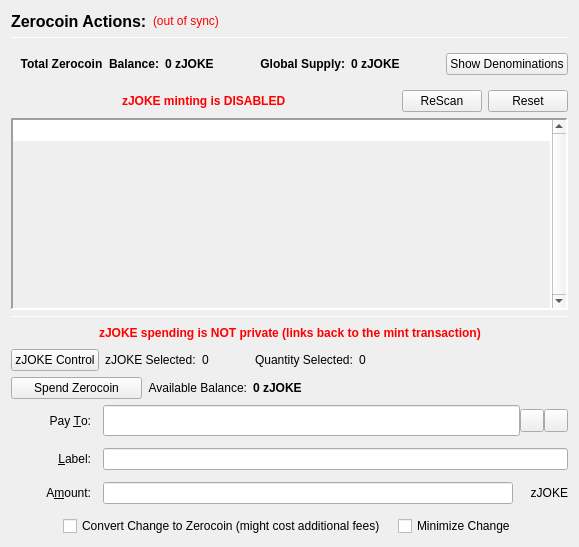
                  <widget class="QFrame" name="verticalFrameLeft">
                   <layout class="QVBoxLayout" name="verticalLayout_2">
                    <item>
                     <layout class="QVBoxLayout" name="verticalLayout_3">
                      <item>
                       <layout class="QHBoxLayout" name="horizontalLayout_3">
                        <item>
                         <widget class="QLabel" name="labelzJOKEActions">
                          <property name="font">
                           <font>
                            <pointsize>12</pointsize>
                            <weight>75</weight>
                            <bold>true</bold>
                           </font>
                          </property>
                          <property name="text">
                           <string>Zerocoin Actions:</string>
                          </property>
                          <property name="alignment">
                           <set>Qt::AlignLeading|Qt::AlignLeft|Qt::AlignVCenter</set>
                          </property>
                         </widget>
                        </item>
                        <item>
                         <widget class="QLabel" name="labelzJOKESyncStatus">
                          <property name="toolTip">
                           <string>The displayed information may be out of date. Your wallet automatically synchronizes with the JokeCoin network after a connection is established, but this process has not completed yet.</string>
                          </property>
                          <property name="styleSheet">
                           <string notr="true">QLabel { color: red; }</string>
                          </property>
                          <property name="text">
                           <string notr="true">(out of sync)</string>
                          </property>
                          <property name="alignment">
                           <set>Qt::AlignLeading|Qt::AlignLeft|Qt::AlignVCenter</set>
                          </property>
                         </widget>
                        </item>
                        <item>
                         <spacer name="horizontalSpacer">
                          <property name="orientation">
                           <enum>Qt::Horizontal</enum>
                          </property>
                          <property name="sizeHint" stdset="0">
                           <size>
                            <width>40</width>
                            <height>20</height>
                           </size>
                          </property>
                         </spacer>
                        </item>
                       </layout>
                      </item>
                      <item>
                       <widget class="Line" name="lineUpperLeft">
                        <property name="minimumSize">
                         <size>
                          <width>0</width>
                          <height>1</height>
                         </size>
                        </property>
                        <property name="maximumSize">
                         <size>
                          <width>16777215</width>
                          <height>1</height>
                         </size>
                        </property>
                        <property name="frameShadow">
                         <enum>QFrame::Sunken</enum>
                        </property>
                        <property name="orientation">
                         <enum>Qt::Horizontal</enum>
                        </property>
                       </widget>
                      </item>
                      <item>
                       <widget class="QFrame" name="balanceSupplyFrame">
                        <layout class="QHBoxLayout" name="horizontalLayout_2" stretch="0,0,0,1,0">
                         <property name="rightMargin">
                          <number>0</number>
                         </property>
                         <item>
                          <layout class="QHBoxLayout" name="horizontalLayout_34">
                           <item>
                            <widget class="QLabel" name="labelzAvailableText_3">
                             <property name="font">
                              <font>
                               <weight>75</weight>
                               <bold>true</bold>
                              </font>
                             </property>
                             <property name="toolTip">
                              <string>Total Balance including unconfirmed and immature zJOKE</string>
                             </property>
                             <property name="text">
                              <string>Total Zerocoin  Balance:</string>
                             </property>
                             <property name="alignment">
                              <set>Qt::AlignRight|Qt::AlignTrailing|Qt::AlignVCenter</set>
                             </property>
                            </widget>
                           </item>
                           <item>
                            <widget class="QLabel" name="labelzAvailableAmount_4">
                             <property name="minimumSize">
                              <size>
                               <width>40</width>
                               <height>0</height>
                              </size>
                             </property>
                             <property name="font">
                              <font>
                               <weight>75</weight>
                               <bold>true</bold>
                              </font>
                             </property>
                             <property name="toolTip">
                              <string>Total Balance including unconfirmed and immature zJOKE</string>
                             </property>
                             <property name="text">
                              <string>0 zJOKE</string>
                             </property>
                             <property name="alignment">
                              <set>Qt::AlignLeading|Qt::AlignLeft|Qt::AlignVCenter</set>
                             </property>
                            </widget>
                           </item>
                          </layout>
                         </item>
                         <item>
                          <spacer name="horizontalSpacer_32">
                           <property name="orientation">
                            <enum>Qt::Horizontal</enum>
                           </property>
                           <property name="sizeHint" stdset="0">
                            <size>
                             <width>40</width>
                             <height>20</height>
                            </size>
                           </property>
                          </spacer>
                         </item>
                         <item>
                          <layout class="QHBoxLayout" name="horizontalLayout_35">
                           <item>
                            <widget class="QLabel" name="labelZsupplyText_2">
                             <property name="font">
                              <font>
                               <weight>75</weight>
                               <bold>true</bold>
                              </font>
                             </property>
                             <property name="text">
                              <string>Global Supply:</string>
                             </property>
                             <property name="alignment">
                              <set>Qt::AlignRight|Qt::AlignTrailing|Qt::AlignVCenter</set>
                             </property>
                            </widget>
                           </item>
                           <item>
                            <widget class="QLabel" name="labelZsupplyAmount_2">
                             <property name="font">
                              <font>
                               <weight>75</weight>
                               <bold>true</bold>
                              </font>
                             </property>
                             <property name="text">
                              <string>0 zJOKE</string>
                             </property>
                            </widget>
                           </item>
                          </layout>
                         </item>
                         <item>
                          <spacer name="horizontalSpacer_31">
                           <property name="orientation">
                            <enum>Qt::Horizontal</enum>
                           </property>
                           <property name="sizeHint" stdset="0">
                            <size>
                             <width>40</width>
                             <height>20</height>
                            </size>
                           </property>
                          </spacer>
                         </item>
                         <item>
                          <widget class="QPushButton" name="pushButtonShowDenoms">
                           <property name="toolTip">
                            <string>Show zJOKE denominations list</string>
                           </property>
                           <property name="text">
                            <string>Show Denominations</string>
                           </property>
                          </widget>
                         </item>
                        </layout>
                       </widget>
                      </item>
                      <item>
                       <layout class="QHBoxLayout" name="horizontalLayout_4">
                        <item>
                         <spacer name="horizontalSpacer_2">
                          <property name="orientation">
                           <enum>Qt::Horizontal</enum>
                          </property>
                          <property name="sizeHint" stdset="0">
                           <size>
                            <width>40</width>
                            <height>20</height>
                           </size>
                          </property>
                         </spacer>
                        </item>
                        <item>
                         <widget class="QLabel" name="label">
                          <property name="styleSheet">
                           <string notr="true">color: red;
font-weight: bold;</string>
                          </property>
                          <property name="text">
                           <string>zJOKE minting is DISABLED</string>
                          </property>
                         </widget>
                        </item>
                        <item>
                         <spacer name="horizontalSpacer_3">
                          <property name="orientation">
                           <enum>Qt::Horizontal</enum>
                          </property>
                          <property name="sizeHint" stdset="0">
                           <size>
                            <width>40</width>
                            <height>20</height>
                           </size>
                          </property>
                         </spacer>
                        </item>
                        <item>
                         <widget class="QPushButton" name="pushButtonMintReset">
                          <property name="maximumSize">
                           <size>
                            <width>80</width>
                            <height>16777215</height>
                           </size>
                          </property>
                          <property name="toolTip">
                           <string>Rescan the complete blockchain for  Zerocoin mints and their meta-data.</string>
                          </property>
                          <property name="text">
                           <string>ReScan</string>
                          </property>
                         </widget>
                        </item>
                        <item>
                         <widget class="QPushButton" name="pushButtonSpentReset">
                          <property name="maximumSize">
                           <size>
                            <width>80</width>
                            <height>16777215</height>
                           </size>
                          </property>
                          <property name="toolTip">
                           <string>Reset Zerocoin Wallet DB. Deletes transactions that did not make it into the blockchain.</string>
                          </property>
                          <property name="text">
                           <string>Reset</string>
                          </property>
                         </widget>
                        </item>
                       </layout>
                      </item>
                      <item>
                       <widget class="QPlainTextEdit" name="TEMintStatus">
                        <property name="font">
                         <font>
                          <pointsize>8</pointsize>
                         </font>
                        </property>
                        <property name="toolTip">
                         <string>Status and/or Mesages from the last Mint Action.</string>
                        </property>
                        <property name="frameShape">
                         <enum>QFrame::Panel</enum>
                        </property>
                        <property name="frameShadow">
                         <enum>QFrame::Sunken</enum>
                        </property>
                        <property name="lineWidth">
                         <number>2</number>
                        </property>
                        <property name="midLineWidth">
                         <number>2</number>
                        </property>
                        <property name="verticalScrollBarPolicy">
                         <enum>Qt::ScrollBarAlwaysOn</enum>
                        </property>
                        <property name="horizontalScrollBarPolicy">
                         <enum>Qt::ScrollBarAlwaysOff</enum>
                        </property>
                        <property name="readOnly">
                         <bool>true</bool>
                        </property>
                        <property name="plainText">
                         <string notr="true"/>
                        </property>
                        <property name="backgroundVisible">
                         <bool>true</bool>
                        </property>
                       </widget>
                      </item>
                      <item>
                       <widget class="Line" name="line">
                        <property name="minimumSize">
                         <size>
                          <width>0</width>
                          <height>1</height>
                         </size>
                        </property>
                        <property name="maximumSize">
                         <size>
                          <width>16777215</width>
                          <height>1</height>
                         </size>
                        </property>
                        <property name="orientation">
                         <enum>Qt::Horizontal</enum>
                        </property>
                       </widget>
                      </item>
                      <item>
                       <layout class="QHBoxLayout" name="horizontalLayout_7">
                        <item>
                         <spacer name="horizontalSpacer_18">
                          <property name="orientation">
                           <enum>Qt::Horizontal</enum>
                          </property>
                          <property name="sizeHint" stdset="0">
                           <size>
                            <width>40</width>
                            <height>20</height>
                           </size>
                          </property>
                         </spacer>
                        </item>
                        <item>
                         <widget class="QLabel" name="label_2">
                          <property name="styleSheet">
                           <string notr="true">color: red;
font-weight: bold;</string>
                          </property>
                          <property name="text">
                           <string>zJOKE spending is NOT private (links back to the mint transaction)</string>
                          </property>
                         </widget>
                        </item>
                        <item>
                         <spacer name="horizontalSpacer_30">
                          <property name="orientation">
                           <enum>Qt::Horizontal</enum>
                          </property>
                          <property name="sizeHint" stdset="0">
                           <size>
                            <width>40</width>
                            <height>20</height>
                           </size>
                          </property>
                         </spacer>
                        </item>
                       </layout>
                      </item>
                      <item>
                       <layout class="QHBoxLayout" name="horizontalLayout_24">
                        <property name="leftMargin">
                         <number>0</number>
                        </property>
                        <property name="bottomMargin">
                         <number>0</number>
                        </property>
                        <item>
                         <widget class="QPushButton" name="pushButtonZPivControl">
                          <property name="text">
                           <string>zJOKE Control</string>
                          </property>
                         </widget>
                        </item>
                        <item>
                         <widget class="QLabel" name="labelzPivSelected">
                          <property name="text">
                           <string>zJOKE Selected:</string>
                          </property>
                         </widget>
                        </item>
                        <item>
                         <widget class="QLabel" name="labelzPivSelected_int">
                          <property name="text">
                           <string>0</string>
                          </property>
                         </widget>
                        </item>
                        <item>
                         <spacer name="horizontalSpacer_17">
                          <property name="orientation">
                           <enum>Qt::Horizontal</enum>
                          </property>
                          <property name="sizeType">
                           <enum>QSizePolicy::Fixed</enum>
                          </property>
                          <property name="sizeHint" stdset="0">
                           <size>
                            <width>40</width>
                            <height>20</height>
                           </size>
                          </property>
                         </spacer>
                        </item>
                        <item>
                         <widget class="QLabel" name="labelQuantitySelected">
                          <property name="text">
                           <string>Quantity Selected:</string>
                          </property>
                         </widget>
                        </item>
                        <item>
                         <widget class="QLabel" name="labelQuantitySelected_int">
                          <property name="text">
                           <string>0</string>
                          </property>
                         </widget>
                        </item>
                        <item>
                         <spacer name="horizontalSpacer_19">
                          <property name="orientation">
                           <enum>Qt::Horizontal</enum>
                          </property>
                          <property name="sizeHint" stdset="0">
                           <size>
                            <width>40</width>
                            <height>20</height>
                           </size>
                          </property>
                         </spacer>
                        </item>
                       </layout>
                      </item>
                      <item>
                       <layout class="QHBoxLayout" name="horizontalLayout_6">
                        <item>
                         <widget class="QPushButton" name="pushButtonSpendzJOKE">
                          <property name="minimumSize">
                           <size>
                            <width>131</width>
                            <height>0</height>
                           </size>
                          </property>
                          <property name="toolTip">
                           <string>Spend Zerocoin. Without 'Pay To:' address creates payments to yourself.</string>
                          </property>
                          <property name="text">
                           <string>Spend Zerocoin</string>
                          </property>
                         </widget>
                        </item>
                        <item>
                         <widget class="QLabel" name="labelzJOKEBalanceText">
                          <property name="toolTip">
                           <string>Available (mature and spendable) zJOKE for spending</string>
                          </property>
                          <property name="text">
                           <string>Available Balance:</string>
                          </property>
                          <property name="alignment">
                           <set>Qt::AlignRight|Qt::AlignTrailing|Qt::AlignVCenter</set>
                          </property>
                         </widget>
                        </item>
                        <item>
                         <widget class="QLabel" name="labelzAvailableAmount_2">
                          <property name="font">
                           <font>
                            <weight>75</weight>
                            <bold>true</bold>
                           </font>
                          </property>
                          <property name="toolTip">
                           <string>Available (mature and spendable) zJOKE for spending

zJOKE are mature when they have more than 20 confirmations AND more than 2 mints of the same denomination after them were minted</string>
                          </property>
                          <property name="text">
                           <string>0 zJOKE</string>
                          </property>
                          <property name="alignment">
                           <set>Qt::AlignLeading|Qt::AlignLeft|Qt::AlignVCenter</set>
                          </property>
                         </widget>
                        </item>
                        <item>
                         <spacer name="horizontalSpacer_4">
                          <property name="orientation">
                           <enum>Qt::Horizontal</enum>
                          </property>
                          <property name="sizeHint" stdset="0">
                           <size>
                            <width>40</width>
                            <height>20</height>
                           </size>
                          </property>
                         </spacer>
                        </item>
                       </layout>
                      </item>
                      <item>
                       <layout class="QGridLayout" name="gridLayout_7">
                        <property name="spacing">
                         <number>12</number>
                        </property>
                        <item row="0" column="0">
                         <widget class="QLabel" name="payToLabel">
                          <property name="minimumSize">
                           <size>
                            <width>80</width>
                            <height>0</height>
                           </size>
                          </property>
                          <property name="text">
                           <string>Pay &amp;To:</string>
                          </property>
                          <property name="alignment">
                           <set>Qt::AlignRight|Qt::AlignTrailing|Qt::AlignVCenter</set>
                          </property>
                          <property name="buddy">
                           <cstring>payTo</cstring>
                          </property>
                         </widget>
                        </item>
                        <item row="0" column="1">
                         <layout class="QHBoxLayout" name="payToLayout">
                          <property name="spacing">
                           <number>0</number>
                          </property>
                          <item>
                           <widget class="QValidatedLineEdit" name="payTo">
                            <property name="enabled">
                             <bool>true</bool>
                            </property>
                            <property name="minimumSize">
                             <size>
                              <width>0</width>
                              <height>31</height>
                             </size>
                            </property>
                            <property name="toolTip">
                             <string>The JokeCoin address to send the payment to. Creates local payment to yourself when empty.</string>
                            </property>
                           </widget>
                          </item>
                          <item>
                           <widget class="QToolButton" name="addressBookButton">
                            <property name="toolTip">
                             <string>Choose previously used address</string>
                            </property>
                            <property name="text">
                             <string/>
                            </property>
                            <property name="icon">
                             <iconset resource="../jokecoin.qrc">
                              <normaloff>:/icons/address-book</normaloff>:/icons/address-book</iconset>
                            </property>
                            <property name="shortcut">
                             <string>Alt+A</string>
                            </property>
                           </widget>
                          </item>
                          <item>
                           <widget class="QToolButton" name="pasteButton">
                            <property name="toolTip">
                             <string>Paste address from clipboard</string>
                            </property>
                            <property name="text">
                             <string/>
                            </property>
                            <property name="icon">
                             <iconset resource="../jokecoin.qrc">
                              <normaloff>:/icons/editpaste</normaloff>:/icons/editpaste</iconset>
                            </property>
                            <property name="shortcut">
                             <string>Alt+P</string>
                            </property>
                           </widget>
                          </item>
                         </layout>
                        </item>
                        <item row="1" column="0">
                         <widget class="QLabel" name="labelLabel">
                          <property name="minimumSize">
                           <size>
                            <width>80</width>
                            <height>0</height>
                           </size>
                          </property>
                          <property name="text">
                           <string>&amp;Label:</string>
                          </property>
                          <property name="alignment">
                           <set>Qt::AlignRight|Qt::AlignTrailing|Qt::AlignVCenter</set>
                          </property>
                          <property name="buddy">
                           <cstring>addAsLabel</cstring>
                          </property>
                         </widget>
                        </item>
                        <item row="1" column="1">
                         <widget class="QLineEdit" name="addAsLabel">
                          <property name="toolTip">
                           <string>Enter a label for this address to add it to the list of used addresses</string>
                          </property>
                         </widget>
                        </item>
                        <item row="2" column="0">
                         <widget class="QLabel" name="amountLabel">
                          <property name="minimumSize">
                           <size>
                            <width>80</width>
                            <height>0</height>
                           </size>
                          </property>
                          <property name="text">
                           <string>A&amp;mount:</string>
                          </property>
                          <property name="alignment">
                           <set>Qt::AlignRight|Qt::AlignTrailing|Qt::AlignVCenter</set>
                          </property>
                          <property name="buddy">
                           <cstring>zJOKEpayAmount</cstring>
                          </property>
                         </widget>
                        </item>
                        <item row="2" column="1">
                         <layout class="QHBoxLayout" name="horizontalLayout_9">
                          <property name="spacing">
                           <number>0</number>
                          </property>
                          <item>
                           <widget class="QLineEdit" name="zJOKEpayAmount"/>
                          </item>
                          <item>
                           <widget class="QLabel" name="labelzJOKE">
                            <property name="minimumSize">
                             <size>
                              <width>55</width>
                              <height>0</height>
                             </size>
                            </property>
                            <property name="text">
                             <string>zJOKE</string>
                            </property>
                            <property name="alignment">
                             <set>Qt::AlignRight|Qt::AlignTrailing|Qt::AlignVCenter</set>
                            </property>
                           </widget>
                          </item>
                         </layout>
                        </item>
                        <item row="3" column="0" colspan="2">
                         <layout class="QHBoxLayout" name="horizontalLayout_10">
                          <item>
                           <spacer name="horizontalSpacer_5">
                            <property name="orientation">
                             <enum>Qt::Horizontal</enum>
                            </property>
                            <property name="sizeHint" stdset="0">
                             <size>
                              <width>40</width>
                              <height>20</height>
                             </size>
                            </property>
                           </spacer>
                          </item>
                          <item>
                           <widget class="QCheckBox" name="checkBoxMintChange">
                            <property name="sizePolicy">
                             <sizepolicy hsizetype="MinimumExpanding" vsizetype="Fixed">
                              <horstretch>0</horstretch>
                              <verstretch>0</verstretch>
                             </sizepolicy>
                            </property>
                            <property name="layoutDirection">
                             <enum>Qt::LeftToRight</enum>
                            </property>
                            <property name="text">
                             <string>Convert Change to Zerocoin (might cost additional fees)</string>
                            </property>
                           </widget>
                          </item>
                          <item>
                           <widget class="QCheckBox" name="checkBoxMinimizeChange">
                            <property name="toolTip">
                             <string>If checked, the wallet tries to minimize the returning change instead of minimizing the number of spent denominations.</string>
                            </property>
                            <property name="text">
                             <string>Minimize Change</string>
                            </property>
                           </widget>
                          </item>
                          <item>
                           <spacer name="horizontalSpacer_6">
                            <property name="orientation">
                             <enum>Qt::Horizontal</enum>
                            </property>
                            <property name="sizeHint" stdset="0">
                             <size>
                              <width>40</width>
                              <height>20</height>
                             </size>
                            </property>
                           </spacer>
                          </item>
                         </layout>
                        </item>
                       </layout>
                      </item>
                     </layout>
                    </item>
                   </layout>
                  </widget>
